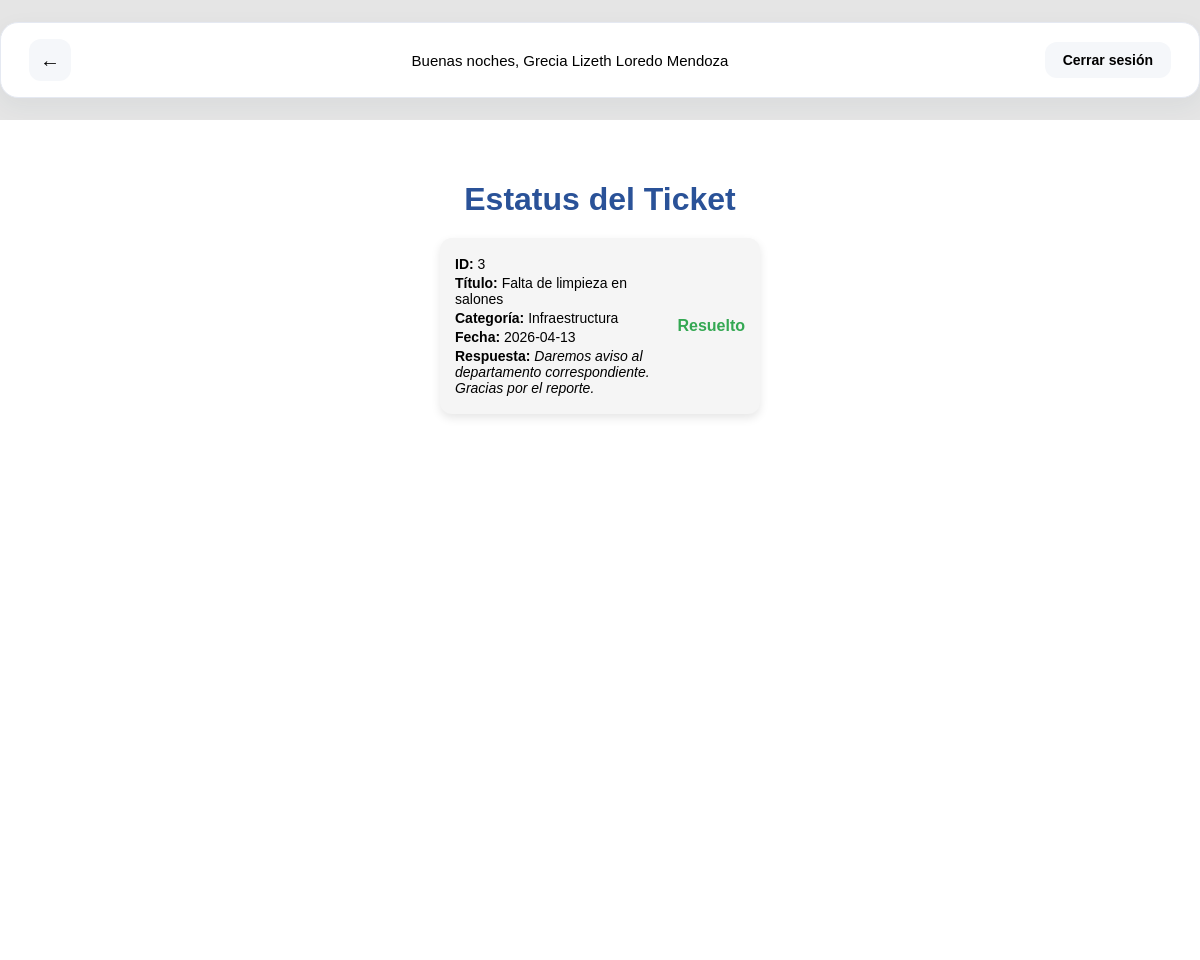
Before: /status (signed in) with the older database file.
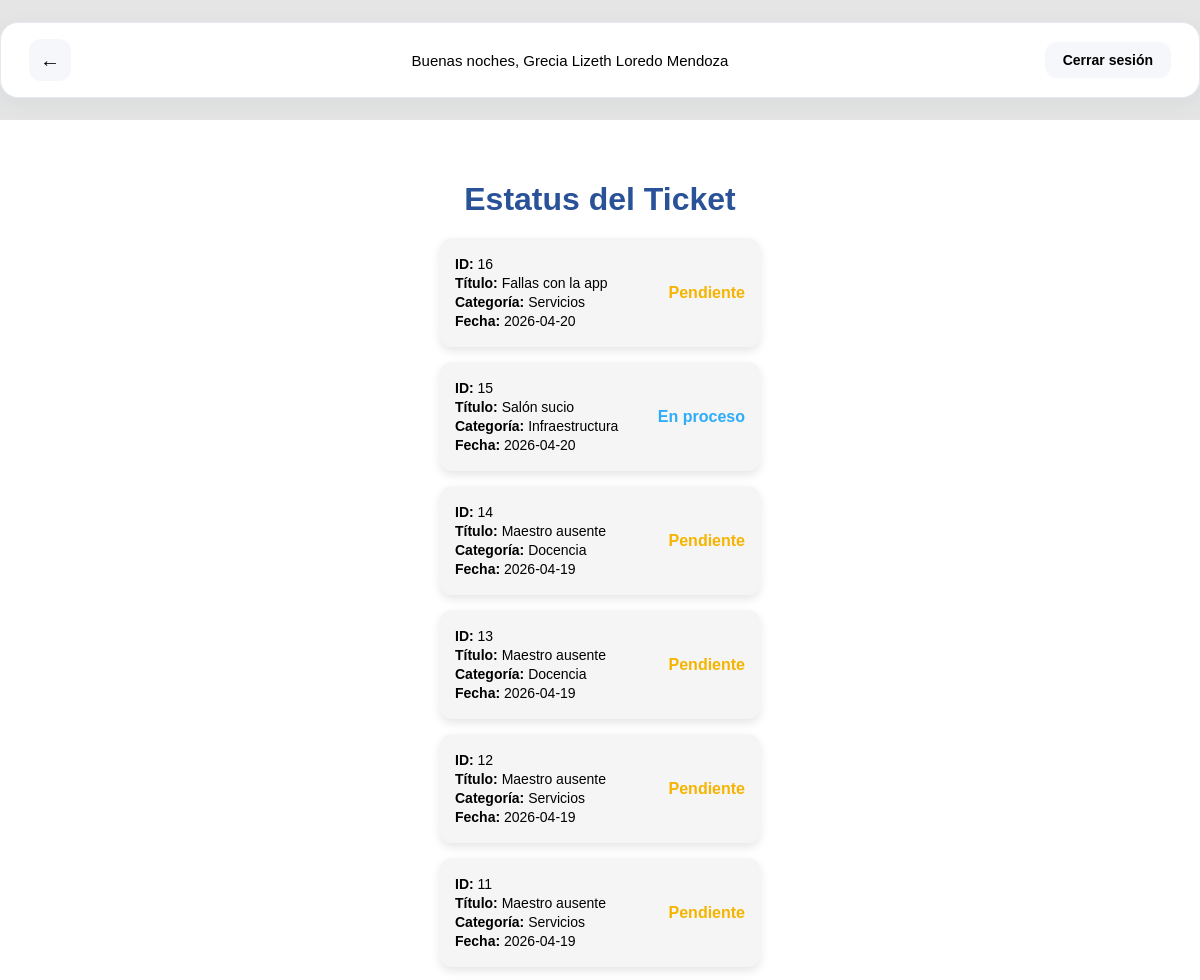
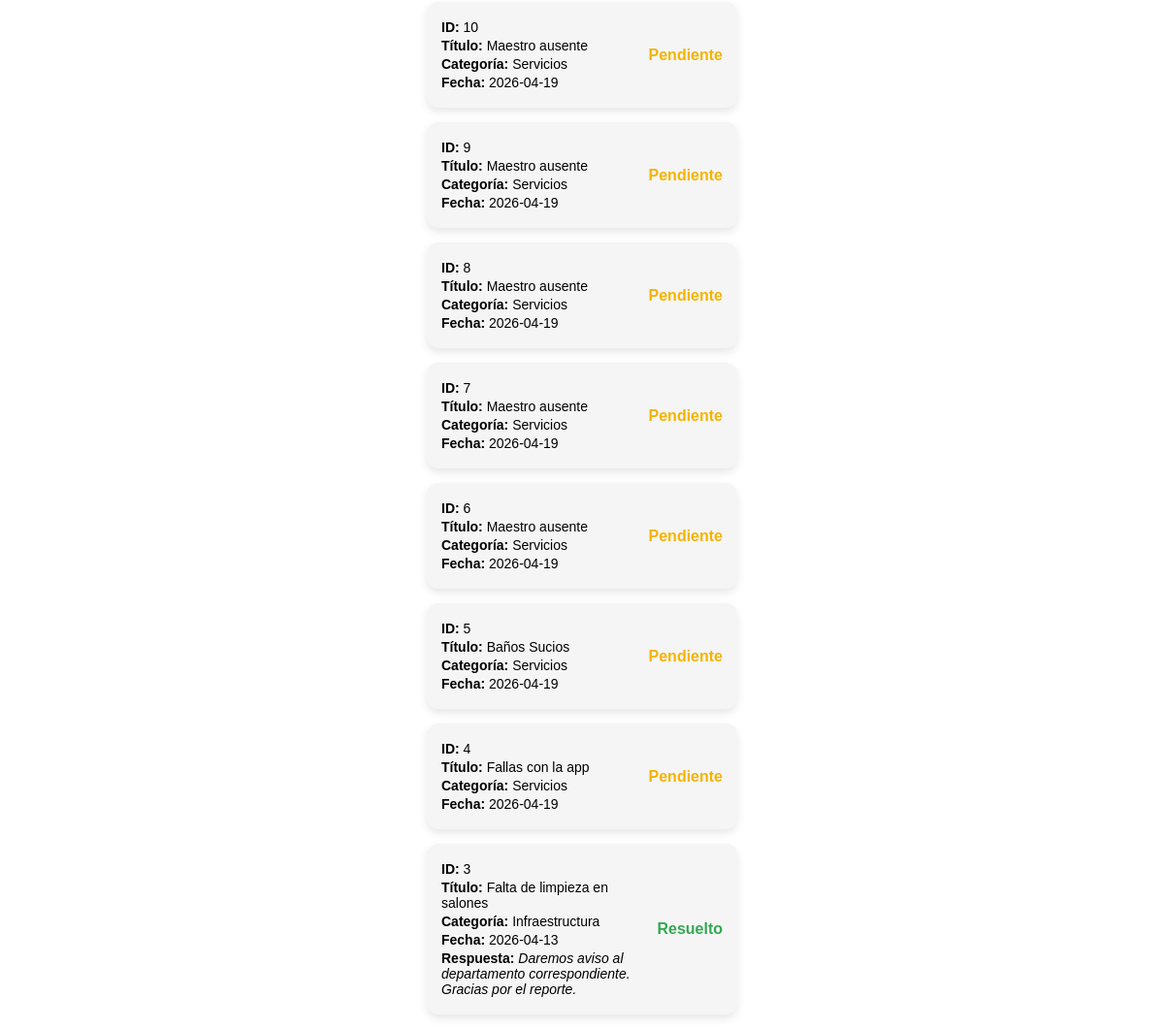
After: the same page with the newer database file (2 pictures, top to bottom).
### tables this page shows
CREATE TABLE ticket (
        id_ticket INTEGER PRIMARY KEY AUTOINCREMENT,
        titulo TEXT NOT NULL,
        descripcion TEXT,
        fecha_creacion TEXT,
        id_usuario INTEGER,
        id_categoria INTEGER,
        id_prioridad INTEGER,
        id_estado INTEGER,
        id_departamento INTEGER,
        ruta_imagen TEXT, comentario_admin TEXT, accion TEXT,
        FOREIGN KEY (id_usuario) REFERENCES usuario(id_usuario),
        FOREIGN KEY (id_categoria) REFERENCES categoria(id_categoria),
        FOREIGN KEY (id_prioridad) REFERENCES prioridad(id_prioridad),
        FOREIGN KEY (id_estado) REFERENCES estado(id_estado),
        FOREIGN KEY (id_departamento) REFERENCES departamento(id_departamento)
    );

CREATE TABLE categoria (
        id_categoria INTEGER PRIMARY KEY AUTOINCREMENT,
        nombre_categoria TEXT NOT NULL
    );

CREATE TABLE estado (
        id_estado INTEGER PRIMARY KEY AUTOINCREMENT,
        nombre_estado TEXT NOT NULL
    );

### app.py (the view)
@app.route('/status')
def status():
    if 'user_id' not in session:
        return redirect(url_for('login_page'))
    db_instance = Database(db_path)
    tickets = db_instance.obtener_tickets_usuario(session['user_id'])
    return render_template('status_ticket.html', tickets=tickets)

### api_01.py (called while the page is built)
    def connect(self):
        try:
            self.conn = sqlite3.connect(self.db_file)
        except Error as e:
            print(f"Error al conectar a la base de datos: {e}")

    def disconnect(self):
        if self.conn:
            self.conn.close()

    def obtener_tickets_usuario(self, id_usuario):
        self.connect()
        cursor = self.conn.cursor()
        cursor.execute("""
            SELECT t.id_ticket, t.titulo, t.fecha_creacion,
                   c.nombre_categoria, e.nombre_estado, t.comentario_admin
            FROM ticket t
            LEFT JOIN categoria c ON t.id_categoria = c.id_categoria
            LEFT JOIN estado e ON t.id_estado = e.id_estado
            WHERE t.id_usuario = ?
            ORDER BY t.fecha_creacion DESC
        """, (id_usuario,))
        tickets = cursor.fetchall()
        self.disconnect()
        return tickets

### templates/status_ticket.html (shortened to what this page needs)
{% set show_back = True %}
{% extends "index.html" %}
{% block content %}
<link rel="stylesheet" href="{{ url_for('static', filename='status.css') }}">
<div class="status-page">
    <h1>Estatus del Ticket</h1>
    <div class="tickets-container">
        {% if tickets %}
            {% for ticket in tickets %}
                {% if ticket[4] == 'Pendiente' %}
                    {% set clase = 'pendiente' %}
                {% elif ticket[4] == 'En proceso' %}
                    {% set clase = 'en-proceso' %}
                {% else %}
                    {% set clase = 'resuelto' %}
                {% endif %}
                <div class="ticket-card {{ clase }}">
                    <div class="ticket-info">
                        <p><strong>ID:</strong> {{ ticket[0] }}</p>
                        <p><strong>Título:</strong> {{ ticket[1] }}</p>
                        <p><strong>Categoría:</strong> {{ ticket[3] }}</p>
                        <p><strong>Fecha:</strong> {{ ticket[2][:10] if ticket[2] else 'N/A' }}</p>
                        {% if ticket[5] %}
                            <p><strong>Respuesta:</strong> <em>{{ ticket[5] }}</em></p>
                        {% endif %}
                    </div>
                    <div class="ticket-status">{{ ticket[4] }}</div>
                </div>
            {% endfor %}
        {% else %}
            <p style="text-align:center; color:#888;">No tienes tickets registrados aún.</p>
        {% endif %}
    </div>
</div>
{% endblock %}

### templates/index.html (shortened to what this page needs)
<!DOCTYPE html>
<html lang="es">
<head>
    <link rel="stylesheet" href="{{ url_for('static', filename='styles.css') }}">
    <link rel="stylesheet" href="{{ url_for('static', filename='navbar.css') }}">
</head>
<body>
    {% if session.get('nombre') %}
        {% include 'navbar.html' %}
    {% endif %}
    {% block content %}
    {% endblock %}
</body>
</html>

### templates/navbar.html (shortened to what this page needs)
<nav class="topbar">
    <div class="topbar-left">
        {% if show_back %}
            <a href="javascript:history.back()" class="back-btn">
                ←
            </a>
        {% endif %}
    </div>
    <div class="topbar-center" id="saludo-navbar">
    </div>
    <div class="topbar-right">
        <a href="{{ url_for('logout') }}" class="logout-btn">
            Cerrar sesión
        </a>
    </div>
</nav>

### static/styles.css (style rules this page uses)
body { margin: 0; font-family: Arial, sans-serif; background: #e5e5e5; }
a { color: #2eacf9; font-weight: 500; text-decoration: none; }

### static/navbar.css (style rules this page uses)
.topbar { width: 100%; max-width: 1280px; margin: 22px auto; padding: 16px 28px; border-radius: 18px; background: white; border: 1px solid #e5e9f2; box-shadow: 0 8px 24px rgba(40, 60, 90, 0.06); display: grid; grid-template-columns: 120px 1fr 180px; align-items: center; box-sizing: border-box; }
.topbar-left { display: flex; justify-content: flex-start; }
.topbar-center { text-align: center; font-size: 15px; font-weight: 500; color: black; }
.topbar-right { display: flex; justify-content: flex-end; }
.back-btn { width: 42px; height: 42px; border-radius: 12px; background: #f5f7fa; color: Black; text-decoration: none; display: flex; align-items: center; justify-content: center; font-size: 20px; transition: .2s ease; }
.logout-btn { padding: 10px 18px; border-radius: 12px; background: #f5f7fa; color: black; text-decoration: none; font-weight: 600; font-size: 14px; transition: .2s ease; }

### static/status.css (style rules this page uses)
.status-page { display: flex; flex-direction: column; align-items: center; padding-top: 40px; background-color: white; min-height: 100vh; width: 100%; }
.status-page h1 { color: #2a5298; margin-bottom: 20px; }
.tickets-container { width: 320px; }
.ticket-card { display: flex; justify-content: space-between; align-items: center; background: #f5f5f5; border-radius: 12px; padding: 15px; margin-bottom: 15px; box-shadow: 0 4px 10px rgba(0,0,0,0.1); }
.ticket-info p { margin: 3px 0; font-size: 14px; }
.ticket-status { font-weight: bold; }
.pendiente .ticket-status { color: #f4b400; }
.resuelto .ticket-status { color: #34a853; }
.en-proceso .ticket-status { color: #2eacf9; }

Changed rows visible on the page:
added ticket: id_ticket "16", titulo "Fallas con la app", nombre_categoria "Servicios", fecha_creacion "2026-04-20", nombre_estado "Pendiente"
added ticket: id_ticket "15", titulo "Salón sucio", nombre_categoria "Infraestructura", fecha_creacion "2026-04-20", nombre_estado "En proceso"
added ticket: id_ticket "14", titulo "Maestro ausente", nombre_categoria "Docencia", fecha_creacion "2026-04-19", nombre_estado "Pendiente"
added ticket: id_ticket "13", titulo "Maestro ausente", nombre_categoria "Docencia", fecha_creacion "2026-04-19", nombre_estado "Pendiente"
added ticket: id_ticket "12", titulo "Maestro ausente", nombre_categoria "Servicios", fecha_creacion "2026-04-19", nombre_estado "Pendiente"
added ticket: id_ticket "11", titulo "Maestro ausente", nombre_categoria "Servicios", fecha_creacion "2026-04-19", nombre_estado "Pendiente"
added ticket: id_ticket "10", titulo "Maestro ausente", nombre_categoria "Servicios", fecha_creacion "2026-04-19", nombre_estado "Pendiente"
added ticket: id_ticket "9", titulo "Maestro ausente", nombre_categoria "Servicios", fecha_creacion "2026-04-19", nombre_estado "Pendiente"
added ticket: id_ticket "8", titulo "Maestro ausente", nombre_categoria "Servicios", fecha_creacion "2026-04-19", nombre_estado "Pendiente"
added ticket: id_ticket "7", titulo "Maestro ausente", nombre_categoria "Servicios", fecha_creacion "2026-04-19", nombre_estado "Pendiente"
added ticket: id_ticket "6", titulo "Maestro ausente", nombre_categoria "Servicios", fecha_creacion "2026-04-19", nombre_estado "Pendiente"
added ticket: id_ticket "5", titulo "Baños Sucios", nombre_categoria "Servicios", fecha_creacion "2026-04-19", nombre_estado "Pendiente"
added ticket: id_ticket "4", titulo "Fallas con la app", nombre_categoria "Servicios", fecha_creacion "2026-04-19", nombre_estado "Pendiente"
